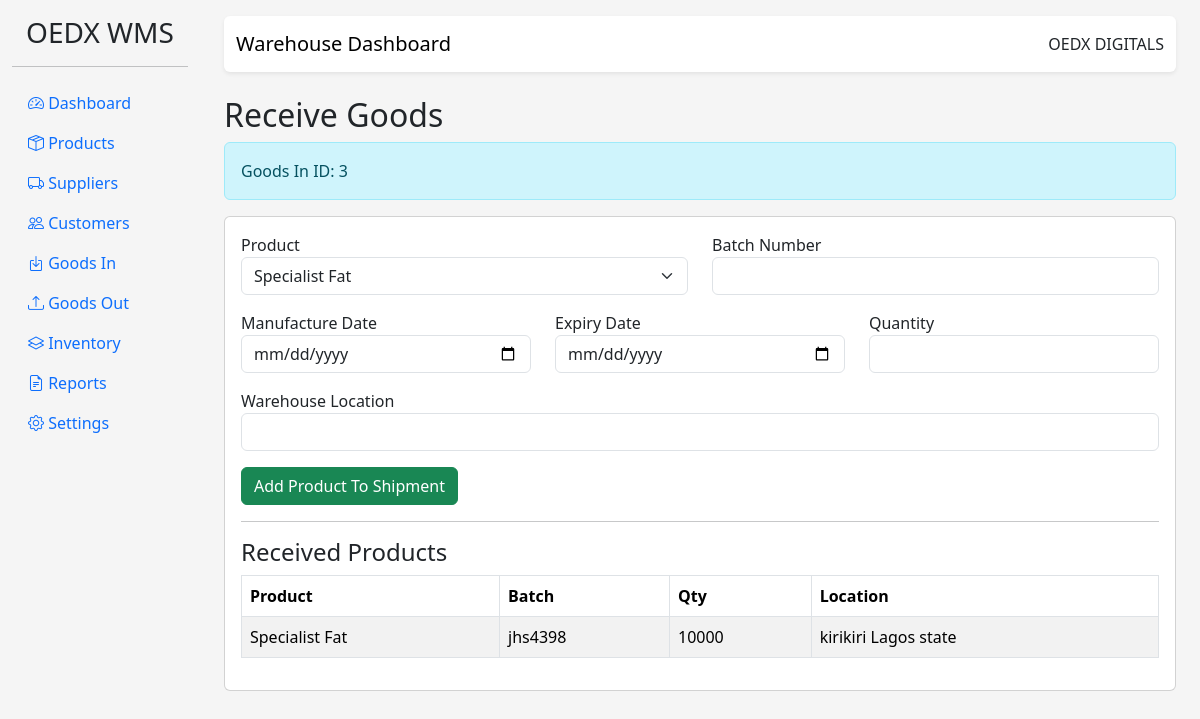
The page /goods-in/3/items on the database its author committed.
### app/models/goods_in.py (models this page shows, shortened)
class GoodsIn(db.Model):
    __tablename__ = "goods_in"
    id = db.Column(db.Integer, primary_key=True)
    reference_no = db.Column(
        db.String(100),
        unique=True,
        nullable=False
    )
    supplier_id = db.Column(
        db.Integer,
        db.ForeignKey("suppliers.id"),
        nullable=False
    )
    container_number = db.Column(db.String(100))
    truck_number = db.Column(db.String(100))
    driver_name = db.Column(db.String(100))
    received_by = db.Column(db.String(100))
    received_date = db.Column(
        db.DateTime,
        default=datetime.utcnow
    )
    remarks = db.Column(db.Text)
    items = db.relationship(
        "GoodsInItem",
        backref="goods_in",
        lazy=True,
        cascade="all, delete-orphan"
    )

class GoodsInItem(db.Model):
    __tablename__ = "goods_in_items"
    id = db.Column(db.Integer, primary_key=True)
    goods_in_id = db.Column(
        db.Integer,
        db.ForeignKey("goods_in.id"),
        nullable=False
    )
    product_id = db.Column(
        db.Integer,
        db.ForeignKey("products.id"),
        nullable=False
    )
    batch_id = db.Column(
        db.Integer,
        db.ForeignKey("batches.id"),
        nullable=False
    )
    quantity = db.Column(
        db.Integer,
        nullable=False
    )

### app/models/product.py (models this page shows, shortened)
class Product(db.Model):
    __tablename__ = "products"
    id = db.Column(db.Integer, primary_key=True)
    name = db.Column(
        db.String(150),
        nullable=False
    )
    sku = db.Column(
        db.String(100),
        unique=True
    )
    barcode = db.Column(
        db.String(100),
        unique=True
    )
    category_id = db.Column(
        db.Integer,
        db.ForeignKey("categories.id")
    )
    brand = db.Column(
        db.String(100)
    )
    unit = db.Column(
        db.String(30)
    )
    minimum_stock = db.Column(
        db.Integer,
        default=0
    )
    description = db.Column(
        db.Text
    )
    status = db.Column(
        db.String(20),
        default="Active"
    )
    created_at = db.Column(
        db.DateTime,
        default=datetime.utcnow
    )
    batches = db.relationship(
        "Batch",
        backref="product",
        lazy=True,
        cascade="all, delete-orphan"
    )
    goods_in_items = db.relationship(
        "GoodsInItem",
        backref="product",
        lazy=True
    )

### app/models/batch.py (models this page shows, shortened)
class Batch(db.Model):
    __tablename__ = "batches"
    id = db.Column(db.Integer, primary_key=True)
    product_id = db.Column(
        db.Integer,
        db.ForeignKey("products.id"),
        nullable=False
    )
    supplier_id = db.Column(
        db.Integer,
        db.ForeignKey("suppliers.id")
    )
    batch_number = db.Column(
        db.String(100),
        unique=True,
        nullable=False
    )
    manufacture_date = db.Column(
        db.Date
    )
    expiry_date = db.Column(
        db.Date
    )
    quantity = db.Column(
        db.Integer,
        nullable=False,
        default=0
    )
    warehouse_location = db.Column(
        db.String(100)
    )
    status = db.Column(
        db.String(30),
        default="Available"
    )
    created_at = db.Column(
        db.DateTime,
        default=datetime.utcnow
    )
    goods_in_items = db.relationship(
        "GoodsInItem",
        backref="batch",
        lazy=True
    )
    goods_out_items = db.relationship(
        "GoodsOutItem",
        backref="batch",
        lazy=True
    )
    stock_movements = db.relationship(
        "StockMovement",
        backref="batch",
        lazy=True,
        cascade="all, delete-orphan"
    )

### app/blueprints/goods_in.py (the view, shortened to what this page needs)
@goods_in_bp.route("/<int:goods_in_id>/items", methods=["GET", "POST"])
def items(goods_in_id):
    goods_in = GoodsIn.query.get_or_404(goods_in_id)
    form = GoodsInItemForm()
    form.product_id.choices = [
        (product.id, product.name)
        for product in Product.query.order_by(Product.name).all()
    ]
    items = GoodsInItem.query.filter_by(
        goods_in_id=goods_in.id
    ).all()
    return render_template(
        "goods_in/items.html",
        form=form,
        goods_in=goods_in,
        items=items,
    )

### app/forms/goods_in.py
class GoodsInItemForm(FlaskForm):
    product_id = SelectField(
        "Product",
        coerce=int,
        validators=[DataRequired()]
    )
    batch_number = StringField(
        "Batch Number",
        validators=[DataRequired()]
    )
    manufacture_date = DateField(
        "Manufacture Date",
        format="%Y-%m-%d"
    )
    expiry_date = DateField(
        "Expiry Date",
        format="%Y-%m-%d"
    )
    quantity = IntegerField(
        "Quantity",
        validators=[DataRequired()]
    )
    warehouse_location = StringField(
        "Warehouse Location"
    )
    submit = SubmitField(
        "Add Item"
    )

### templates/goods_in/items.html (shortened to what this page needs)
{% extends "base.html" %}
{% block content %}
<h2>Receive Goods</h2>
<div class="alert alert-info">
Goods In ID: {{ goods_in.id }}
</div>
<div class="card">
<div class="card-body">
<form method="POST">
<div class="row">
<div class="col-md-6 mb-3">
{{ form.product_id.label }}
{{ form.product_id(class="form-select") }}
</div>
<div class="col-md-6 mb-3">
{{ form.batch_number.label }}
{{ form.batch_number(class="form-control") }}
</div>
</div>
<div class="row">
<div class="col-md-4 mb-3">
{{ form.manufacture_date.label }}
{{ form.manufacture_date(class="form-control") }}
</div>
<div class="col-md-4 mb-3">
{{ form.expiry_date.label }}
{{ form.expiry_date(class="form-control") }}
</div>
<div class="col-md-4 mb-3">
{{ form.quantity.label }}
{{ form.quantity(class="form-control") }}
</div>
</div>
<div class="mb-3">
{{ form.warehouse_location.label }}
{{ form.warehouse_location(class="form-control") }}
</div>
<button class="btn btn-success">
Add Product To Shipment
</button>
</form>
<hr>
<h4>Received Products</h4>
<table class="table table-bordered table-striped">
    <thead>
        <tr>
            <th>Product</th>
            <th>Batch</th>
            <th>Qty</th>
            <th>Location</th>
        </tr>
    </thead>
    <tbody>
    {% for item in items %}
        <tr>
            <td>{{ item.product.name }}</td>
            <td>{{ item.batch.batch_number }}</td>
            <td>{{ item.quantity }}</td>
            <td>{{ item.batch.warehouse_location }}</td>
        </tr>
    {% else %}
        <tr>
            <td colspan="4" class="text-center">
                No products received yet.
            </td>
        </tr>
    {% endfor %}
    </tbody>
</table>
</div>
</div>
{% endblock %}

### static/css/style.css (style rules this page uses)
body { background:#f5f5f5; }

### rows shown on the page
GoodsIn: id "3"
GoodsInItem: product.name "Specialist Fat", batch.batch_number "jhs4398", quantity "10000", batch.warehouse_location "kirikiri Lagos state"
